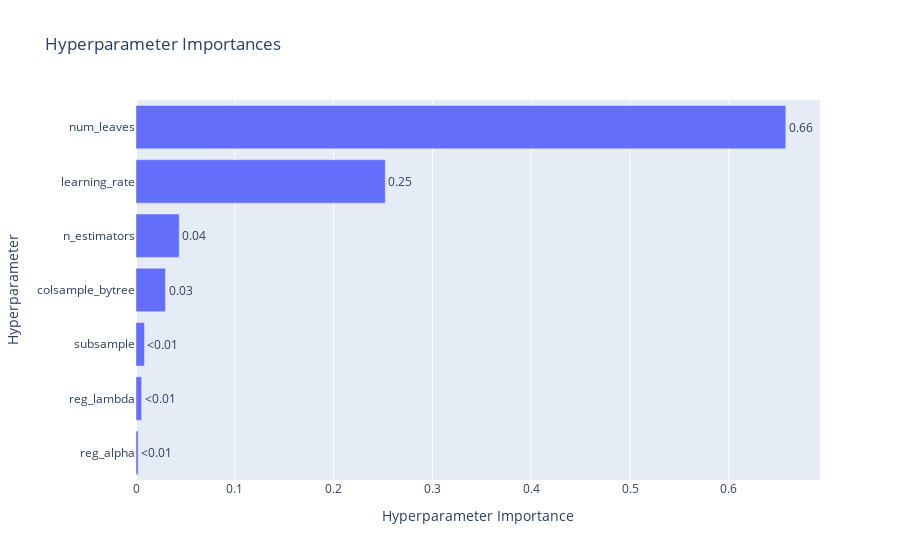

Notebook code cell kept with this figure:
### Code cell
# importance of each hyper-parameter
optuna.visualization.plot_param_importances(study)

### Figure 1 — Plotly figure (JSON) as saved in the notebook; plotly's stock layout.template omitted (floating-point values rounded to 4 significant figures)
{"data": [{"cliponaxis": false, "hovertemplate": ["reg_alpha (FloatDistribution): 0.002169902182992244<extra></extra>", "reg_lambda (FloatDistribution): 0.005668684477234276<extra></extra>", "subsample (FloatDistribution): 0.00857138404682154<extra></extra>", "colsample_bytree (FloatDistribution): 0.02987125467004369<extra></extra>", "n_estimators (IntDistribution): 0.04373366492441971<extra></extra>", "learning_rate (FloatDistribution): 0.25232160128465414<extra></extra>", "num_leaves (IntDistribution): 0.6576635084138345<extra></extra>"], "name": "Objective Value", "orientation": "h", "text": ["<0.01", "<0.01", "<0.01", "0.03", "0.04", "0.25", "0.66"], "textposition": "outside", "type": "bar", "x": [0.00217, 0.005669, 0.008571, 0.02987, 0.04373, 0.2523, 0.6577], "y": ["reg_alpha", "reg_lambda", "subsample", "colsample_bytree", "n_estimators", "learning_rate", "num_leaves"]}], "layout": {"title": {"text": "Hyperparameter Importances"}, "xaxis": {"title": {"text": "Hyperparameter Importance"}}, "yaxis": {"title": {"text": "Hyperparameter"}}}}
